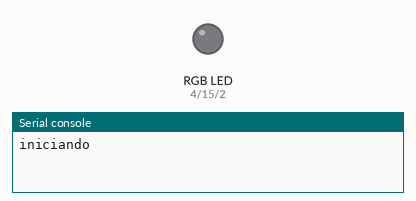
Simulated run of this program. Board: ESP32 board running MicroPython. Parts: an RGB LED mixed from three pins (HIGH = lit), the last lines printed to the serial console.

Above: at 0.5 s.
At 2.5 s:
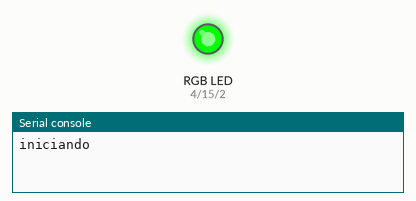
At 3.5 s:
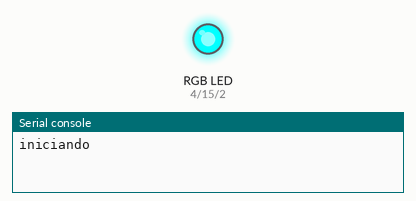
At 4.5 s:
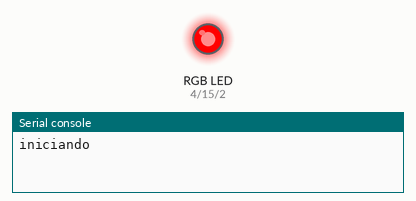
At 6.5 s:
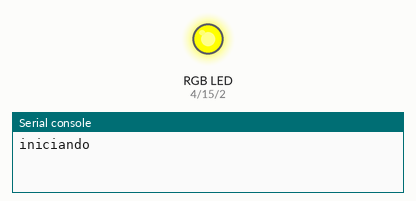
At 9.5 s:
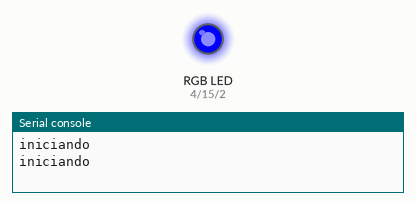
Timing chart, 0 to 10.4 s (numbered marks = the images above):
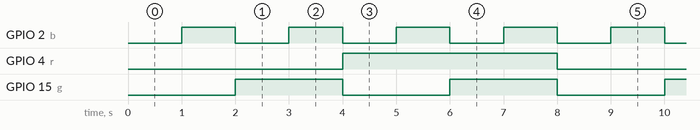

Measured:
- by itself, GPIO 2 (b): alternates HIGH for 1.0 s and LOW for 1.0 s
- by itself, GPIO 4 (r): alternates HIGH for 4.0 s and LOW for 4.0 s
- by itself, GPIO 15 (g): alternates HIGH for 2.0 s and LOW for 2.0 s

The program:

rgb.py
```python
from machine import Pin
from utime import sleep_ms

r = Pin(4, Pin.OUT)
g= Pin(15, Pin.OUT)
b = Pin(2, Pin.OUT)


def display(R, G, B):


  r.value(R)
  g.value(G)
  b.value(B)


while True:

  print("iniciando")
  display(0,0,0)
  sleep_ms(1000)
  display(0,0,1)
  sleep_ms(1000)
  display(0,1,0)
  sleep_ms(1000)
  display(0,1,1)
  sleep_ms(1000)
  display(1,0,0)
  sleep_ms(1000)
  display(1,0,1)
  sleep_ms(1000)
  display(1,1,0)
  sleep_ms(1000)
  display(1,1,1)
  sleep_ms(1000)

  
```
